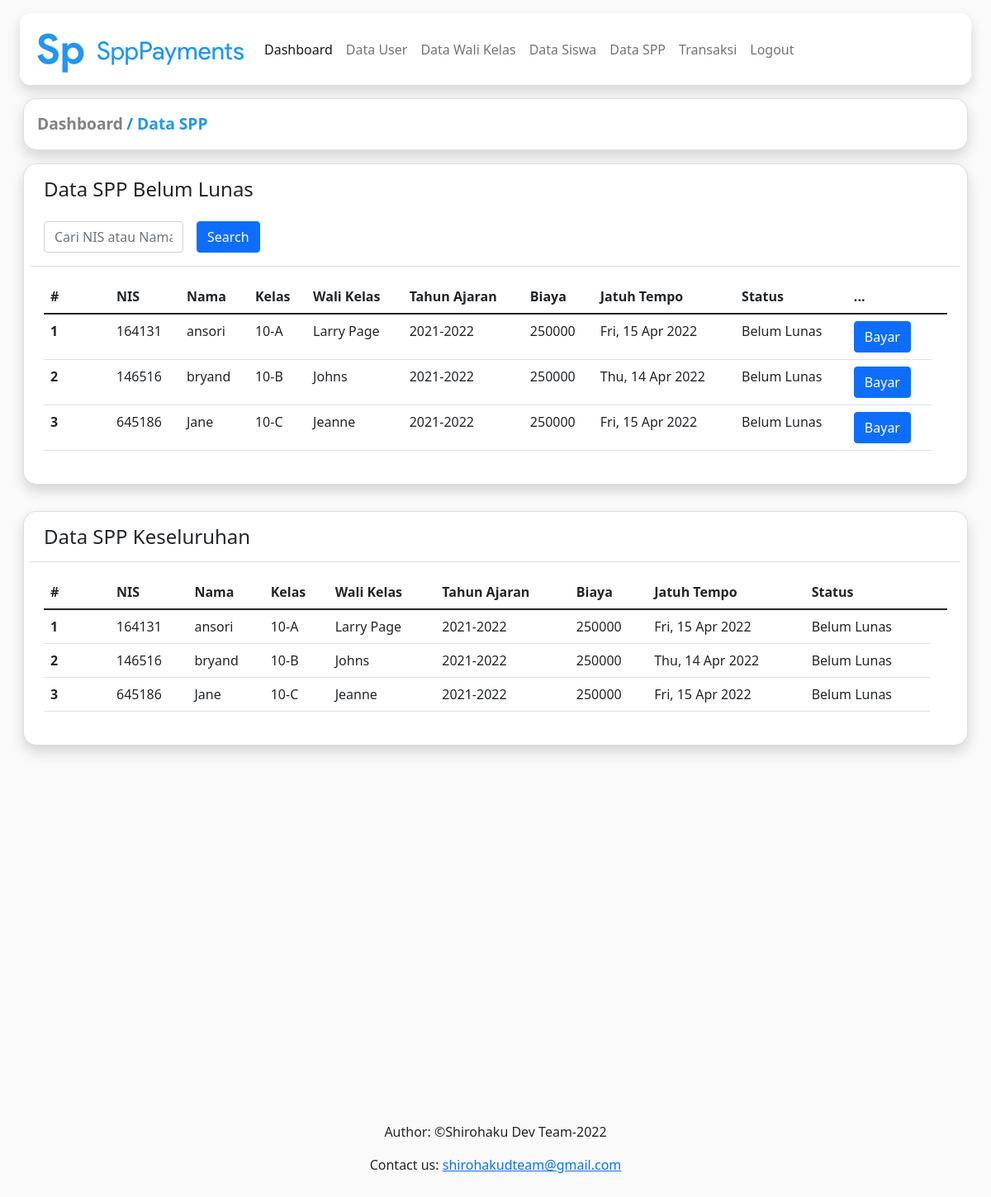
The app's page /src/show/showdataspp.php (signed in), older data.
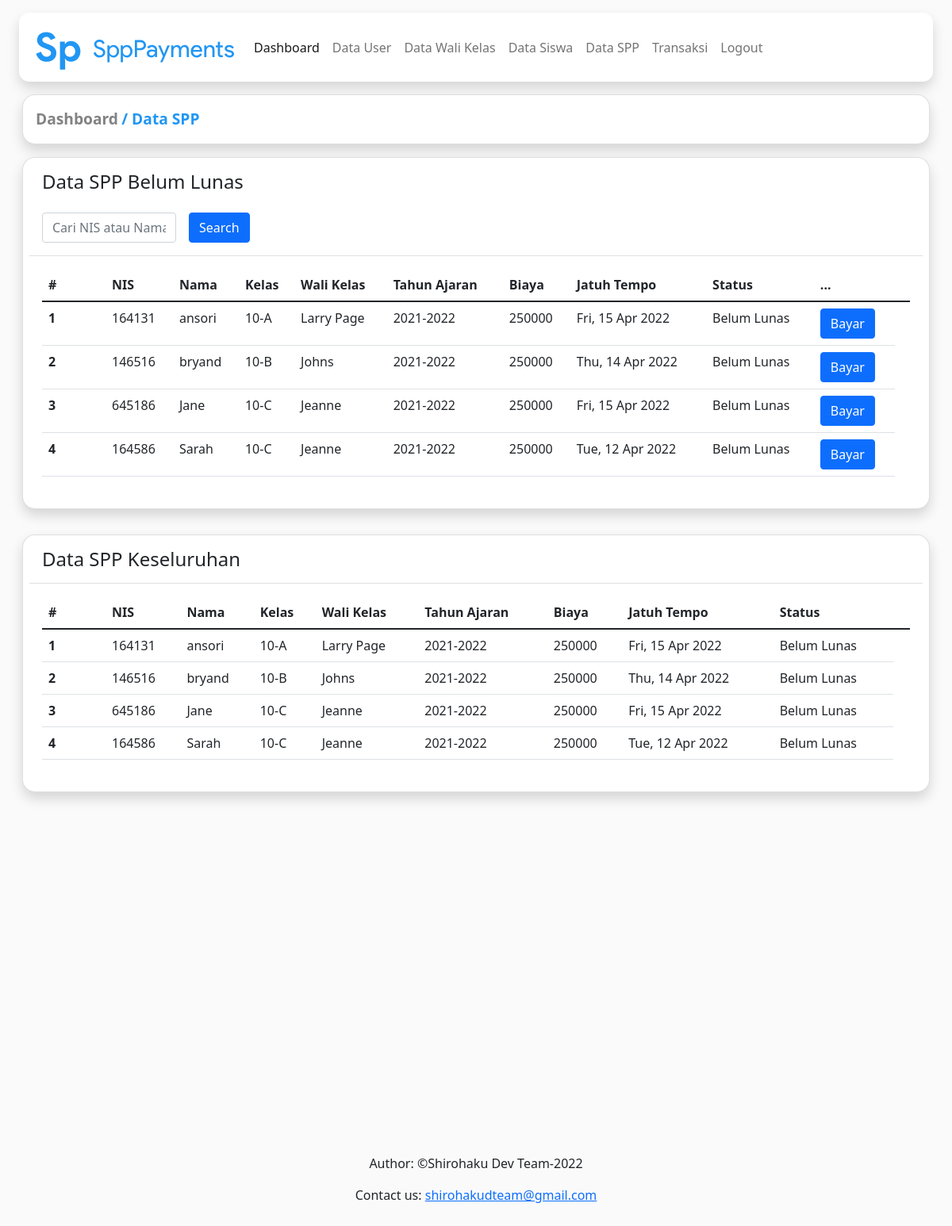
The same page, newer data.
### tables this page shows
CREATE TABLE `student` (
  `nis` varchar(128) NOT NULL,
  `student_name` varchar(255) DEFAULT NULL,
  `class` varchar(8) DEFAULT NULL,
  `periode` varchar(128) DEFAULT NULL
);

CREATE TABLE `spp` (
  `nis` varchar(128) DEFAULT NULL,
  `duedate` date DEFAULT NULL,
  `spp_cost` int(11) DEFAULT NULL,
  `status` varchar(128) DEFAULT NULL
);

CREATE TABLE `wclass` (
  `class` varchar(8) NOT NULL,
  `fullname` varchar(255) DEFAULT NULL
);

### src/show/showdataspp.php (the view, shortened to what this page needs)
<?php include "../header/header.php"; ?>
<div class="content-body">
  <div class="container-fluid">
    <div class="card bg-white ms-3 me-3 shadow" style="border-radius: 16px;">
		  <div class="card-body">
			  <div class="">
					<a href="../index/admin.php" class="" style="text-decoration: none; color: rgb(131, 130, 130); font-weight: bold; font-size: larger;">Dashboard</a>
					<a href="javascript:void(0)" class="" style="text-decoration: none; color: #2196f3; font-weight: bold; font-size: larger;">/ Data SPP</a>
        </div>
			</div>
		</div>
    <div class="row">
      <div class="col-lg-12">
				<div class="card bg-white p-2 m-3 shadow" style="border-radius: 16px;">
          <div class="card-header bg-white" style="border-top-left-radius: 16px; border-top-right-radius: 16px;">
						<h4 class="card-title">Data SPP Belum Lunas</h4>
            <form class="row g-3 mt-2 mb-2" method="post" action="">
              <div class="col-2">
                <input type="text" class="form-control" name="search" maxlength="6" placeholder="Cari NIS atau Nama" autocomplete="off">
              </div>
              <div class="col-4">
                <button type="submit" class="btn btn-primary" name="getSearch">Search</button>
              </div>
          </div>
          <div class="card-body">
            <div class="table-responsive">
              <table class="table table-responsive-md">
                <thead>
                  <tr>
                    <th style="width: 80px"><strong>#</strong></th>
                    <th><strong>NIS</strong></th>
                    <th><strong>Nama</strong></th>
                    <th><strong>Kelas</strong></th>
                    <th><strong>Wali Kelas</strong></th>
                    <th><strong>Tahun Ajaran</strong></th>
                    <th><strong>Biaya</strong></th>
                    <th><strong>Jatuh Tempo</strong></th>
                    <th><strong>Status</strong></th>
                    <th><strong>...</strong></th>
                    <th></th>
                  </tr>
                </thead>
                <tbody>
                <?php
                  include "../connection/connection.php";
                  if (isset($_POST['getSearch'])) {
                    $getData = mysqli_query($conn,"SELECT a.*, b.*, c.fullname FROM student as a inner join spp as b on a.nis = b.nis right join wclass as c on a.class = c.class where c.class in (a.class) and a.nis like '%$_POST[search]%' or a.student_name like '%$_POST[search]%' and status = 'Belum Lunas' order by a.student_name asc");
                    $no=1;
                    while($data = mysqli_fetch_array($getData)) {
                      $date = date('D, d M Y',strtotime($data['duedate']));
                      $getNis = $data['nis'];
                      echo "<tr>
                      <td><strong>$no</strong></td>
                      <td>$data[nis]</td>
                      <td>$data[student_name]</td>
                      <td>$data[class]</td>
                      <td>$data[fullname]</td>
                      <td>$data[periode]</td>
                      <td>$data[spp_cost]</td>
                      <td>$date</td>
                      <td>$data[status]</td>
                      <td><a class='btn btn-primary' data-bs-toggle='modal' data-bs-target='#exampleModal'>Bayar</a></td>
                      </tr>";
                      $no++;
                    }
                  } else {
                    $getData = mysqli_query($conn,"SELECT a.*, b.*, c.fullname FROM student as a inner join spp as b on a.nis = b.nis right join wclass as c on a.class = c.class where c.class in (a.class) and status = 'Belum Lunas' order by a.student_name asc");
                    $no=1;
                    while($data = mysqli_fetch_array($getData)) {
                      $date = date('D, d M Y',strtotime($data['duedate']));
                      echo "<tr>
                      <td><strong>$no</strong></td>
                      <td>$data[nis]</td>
                      <td>$data[student_name]</td>
                      <td>$data[class]</td>
                      <td>$data[fullname]</td>
                      <td>$data[periode]</td>
                      <td>$data[spp_cost]</td>
                      <td>$date</td>
                      <td>$data[status]</td>
                      <td><a class='btn btn-primary' data-bs-toggle='modal' data-bs-target='#exampleModal'>Bayar</a></td>
                      </tr>";
                      $no++;
                    }
                  }
                ?>
                </tbody>
              </table>
            </div>
          </div>
        </div>
      </div>
    </div>
    <div class="row">
      <div class="col-lg-12">
				<div class="card bg-white p-2 m-3 shadow" style="border-radius: 16px;">
          <div class="card-header bg-white" style="border-top-left-radius: 16px; border-top-right-radius: 16px;">
						<h4 class="card-title">Data SPP Keseluruhan</h4>
          </div>
          <div class="card-body">
            <div class="table-responsive">
              <table class="table table-responsive-md">
                <thead>
                  <tr>
                    <th style="width: 80px"><strong>#</strong></th>
                    <th><strong>NIS</strong></th>
                    <th><strong>Nama</strong></th>
                    <th><strong>Kelas</strong></th>
                    <th><strong>Wali Kelas</strong></th>
                    <th><strong>Tahun Ajaran</strong></th>
                    <th><strong>Biaya</strong></th>
                    <th><strong>Jatuh Tempo</strong></th>
                    <th><strong>Status</strong></th>
                    <th></th>
                  </tr>
                </thead>
                <tbody>
                <?php
                  include "../connection/connection.php";
                  $getData = mysqli_query($conn,"SELECT a.*, b.*, c.fullname FROM student as a inner join spp as b on a.nis = b.nis right join wclass as c on a.class = c.class where c.class in (a.class) order by a.student_name asc");
                  $no=1;
                  while($data = mysqli_fetch_array($getData)) {
                    $date = date('D, d M Y',strtotime($data['duedate']));
                    echo "<tr>
                    <td><strong>$no</strong></td>
                    <td>$data[nis]</td>
                    <td>$data[student_name]</td>
                    <td>$data[class]</td>
                    <td>$data[fullname]</td>
                    <td>$data[periode]</td>
                    <td>$data[spp_cost]</td>
                    <td>$date</td>
                    <td>$data[status]</td>
                  </tr>";
                    $no++;
                  }
                ?>
                </tbody>
              </table>
            </div>
          </div>
        </div>
      </div>
    </div>
  </div>
</div>
<?php include "../footer/footer.php"; ?>

### src/header/header.php (shortened to what this page needs)
<!DOCTYPE html>
<html lang="en">
  <head>
    <link href="https://cdn.jsdelivr.net/npm/bootstrap@5.1.3/dist/css/bootstrap.min.css" rel="stylesheet" />
  </head>
  <body style="background-color: #fafafa">
    <nav class="navbar navbar-expand-lg navbar-light bg-white mt-3 mb-3 me-4 ms-4 shadow p-2" style="border-radius: 13px">
      <div class="container-fluid">
        <a class="navbar-brand" href="#" style="color: #2196f3">
        </a>
        <div class="collapse navbar-collapse" id="navbarNav">
          <ul class="navbar-nav">
            <li class="nav-item">
              <a class="nav-link active" aria-current="page" href="../index/admin.php">Dashboard</a>
            </li>
            <li class="nav-item">
              <a class="nav-link" href="../show/showdatauser.php">Data User</a>
            </li>
            <li class="nav-item">
              <a class="nav-link" href="../show/showdatawclass.php">Data Wali Kelas</a>
            </li>
            <li class="nav-item">
              <a class="nav-link" href="../show/showdatastudent.php">Data Siswa</a>
            </li>
            <li class="nav-item">
              <a class="nav-link" href="../show/showdataspp.php">Data SPP</a>
            </li>
            <li class="nav-item">
              <a class="nav-link" href="transaksi.php">Transaksi</a>
            </li>
            <li class="nav-item">
              <a class="nav-link" href="../auth/logout.php">Logout</a>
            </li>
          </ul>
        </div>
      </div>
    </nav>
  </body>
</html>

### src/footer/footer.php (shortened to what this page needs)
<div class="card-body text-center" style="margin-top: 400px;">
    <footer>
        <footer>
        <p>Author: ©Shirohaku Dev Team-2022</p>
                <p>Contact us: <a href="mailto:shirohakudteam@gmail.com">shirohakudteam@gmail.com</a></p>
        </footer>
    </footer>
</div>
</body>
</html>

Row changes from the older to the newer data that the page shows:
added student: spp.nis "164586", student_name "Sarah", class "10-C", class.fullname "Jeanne", periode "2021-2022", spp.spp_cost "250000", spp.duedate "Tue, 12 Apr 2022", spp.status "Belum Lunas"
